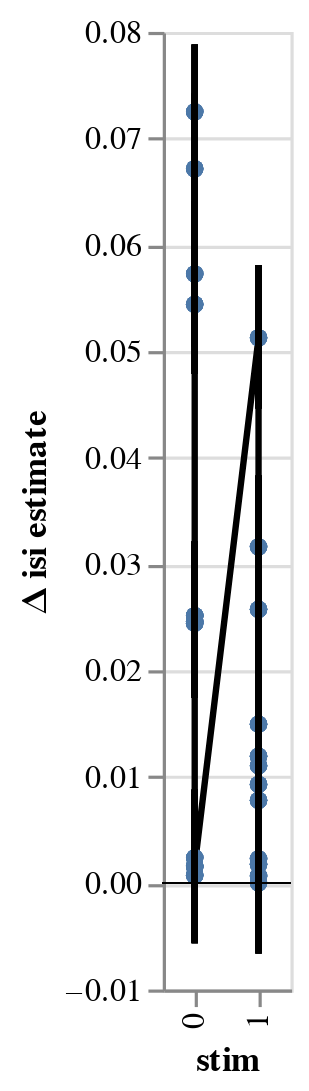

Notebook code cell kept with this figure:
### Markdown cell above
Is this bc chart_p and chart_d traded places?

### Code cell
reload(workflow)
reload(visualization)
bw=workflow.BayesWindow(df,y='isi',treatment='stim', condition='neuron', group='mouse')

bw.fit_conditions(model=models.model_single, )

bw.plot_posteriors_no_slope(x='stim:O',independent_axes=False,add_data=False).display()
